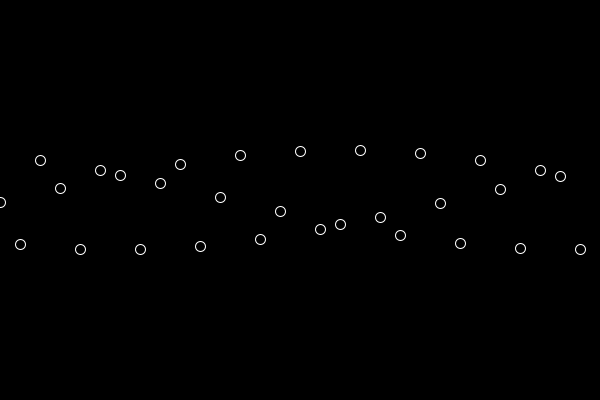
Frame 1 (no input)
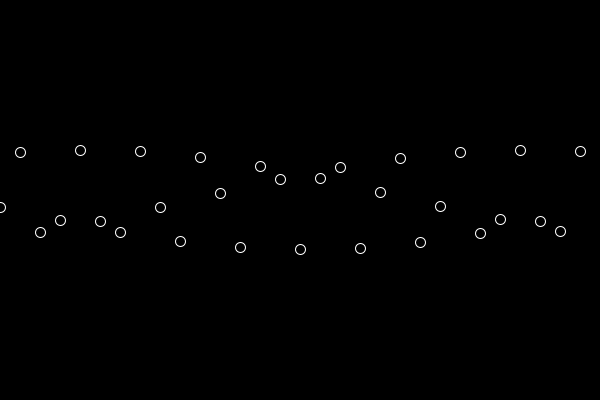
Frame 60 (the mouse pressed at the canvas centre just before this capture)
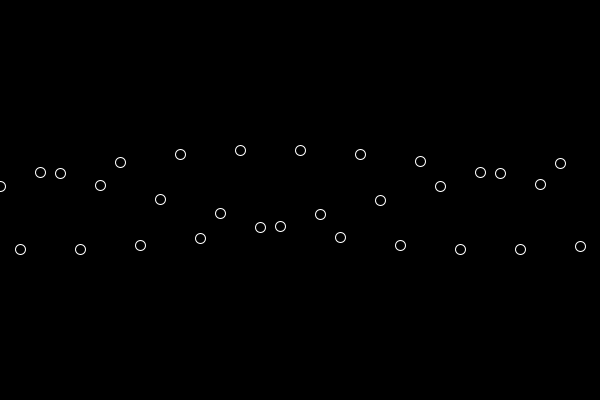
Frame 120 (the mouse held since frame 60 and released just before this capture)

The Processing sketch that drew these frames (run headless with seeded random() and noise(); from frame 60 on, the mouse is pressed at the canvas centre):

// Processing sketch: extra_simplewaves
// ── extra_simplewaves.pde
// Variables to control wave motion
float waveSpeed = 0.05; // Speed of the wave movement
float waveAmplitude = 50; // Height (amplitude) of the wave
float waveFrequency = 0.1; // Spacing between wave peaks

void setup() {
  size(600, 400); // Canvas size
  background(0); // Set background color to black
}

void draw() {
  background(0); // Clear the canvas every frame for smooth animation
  stroke(255); // Set stroke color to white
  noFill(); // No fill inside the wave points

  float time = frameCount * waveSpeed; // Controls wave movement over time

  // Loop to create multiple points along the wave
  for (float x = 0; x < width; x += 20) { 
    // Calculate y-position using sine function
    float y = height / 2 + sin(x * waveFrequency + time) * waveAmplitude;

    // Draw a small circle at the calculated (x, y) position
    ellipse(x, y, 10, 10);
  }
}
